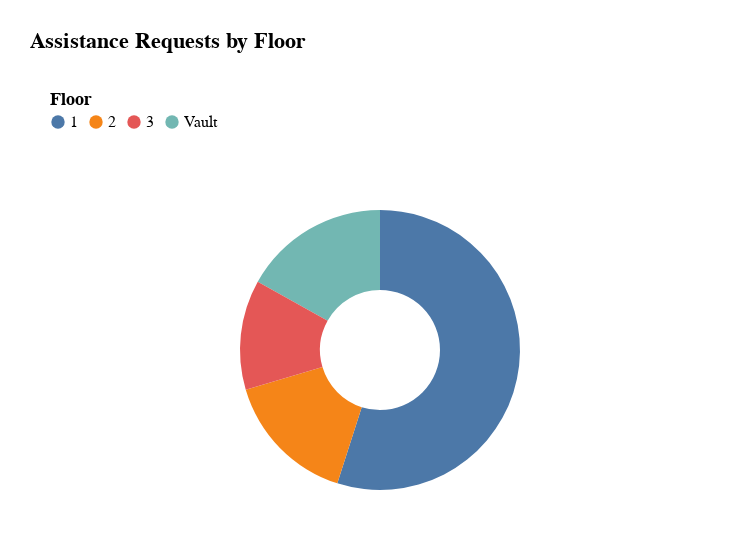

The code cell stored with this chart in its notebook:
### Code cell
assist_total = assistance_by_floor_df["assistance_count"].sum()
assist_chart_df = assistance_by_floor_df.assign(
    percentage=(
        assistance_by_floor_df["assistance_count"] / assist_total * 100).round(1)
)

assist_pie = (
    alt.Chart(assist_chart_df)
    .mark_arc(innerRadius=60, outerRadius=140)
    .encode(
        theta=alt.Theta("assistance_count:Q", stack=True),
        color=alt.Color(
            "floor:N",
            title="Floor",
            legend=alt.Legend(
                orient="top",          # Keep legend on right
                offset=0,                # Pull legend tight to chart
                padding=20,               # Remove extra legend padding
                titleFontSize=18,
                labelFontSize=16,
                symbolSize=180,
                titleLimit=300
            )
        ),
        tooltip=["floor", "assistance_count", "percentage"]
    )
    .properties(title=alt.TitleParams(
        text="Assistance Requests by Floor",
        offset=18,          # adds space between title and chart
        fontSize=22,
        anchor="start"
    ),
    padding={"top": 30, "left": 30, "right": 0, "bottom": 0},
    width=700, height=400
))

assist_pie.save('./analysis_images/assist_pie.png')
assist_pie

### Figure 1 — Vega-Lite specification as saved in the notebook (floating-point values rounded to 4 significant figures)
{"config": {"view": {"continuousWidth": 300, "continuousHeight": 300}}, "data": {"name": "data-c5c96011e25afa0200e827f16d66f650"}, "mark": {"type": "arc", "innerRadius": 60, "outerRadius": 140}, "encoding": {"color": {"field": "floor", "legend": {"labelFontSize": 16, "offset": 0, "orient": "top", "padding": 20, "symbolSize": 180, "titleFontSize": 18, "titleLimit": 300}, "title": "Floor", "type": "nominal"}, "theta": {"field": "assistance_count", "stack": true, "type": "quantitative"}, "tooltip": [{"field": "floor", "type": "nominal"}, {"field": "assistance_count", "type": "quantitative"}, {"field": "percentage", "type": "quantitative"}]}, "height": 400, "padding": {"top": 30, "left": 30, "right": 0, "bottom": 0}, "title": {"text": "Assistance Requests by Floor", "anchor": "start", "fontSize": 22, "offset": 18}, "width": 700, "$schema": "https://vega.github.io/schema/vega-lite/v5.20.1.json", "datasets": {"data-c5c96011e25afa0200e827f16d66f650": [{"floor": "1", "assistance_count": 39, "percentage": 54.9}, {"floor": "Vault", "assistance_count": 12, "percentage": 16.9}, {"floor": "2", "assistance_count": 11, "percentage": 15.5}, {"floor": "3", "assistance_count": 9, "percentage": 12.7}]}}
